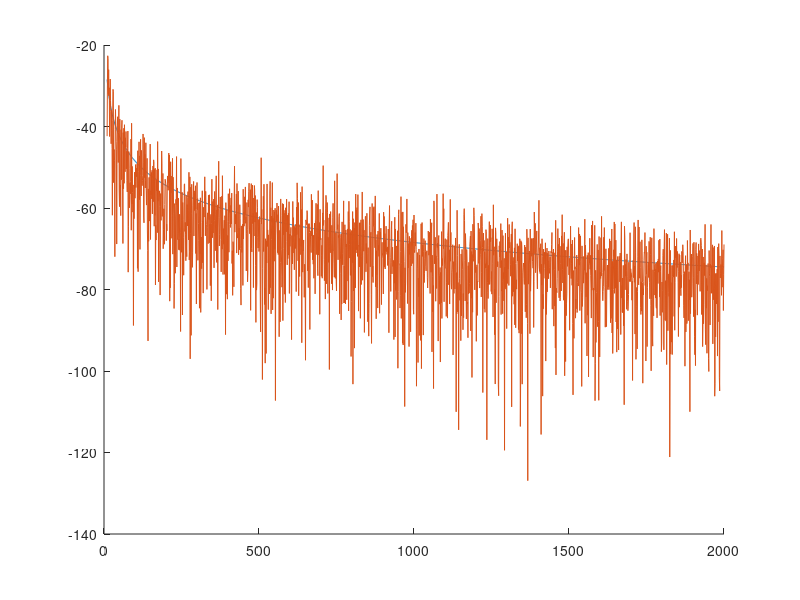

MATLAB code to generate this figure:

Pt=1;
Gt=100;
Gr=10;
f=2*10^9;
lambda=(3*10^8)/(f);
ha_sf_lf=[];
ha_sf=[];
ha=[];
for d=10:2000
 Lsf=randn(1,1);
 normal_forlog=(sqrt(2.511)*randn(1,1)); %%%normal
 Llf=10^(normal_forlog/10); %%%% 10^(4/10)=2.511
ha=[ha (Pt*Gt*Gr*lambda^2)/(4*pi*d)^2];
ha_sf=[ha_sf (abs(Lsf)^2*Pt*Gt*Gr*lambda^2)/(4*pi*d)^2];
ha_sf_lf=[ha_sf_lf (abs(Llf)^2*abs(Lsf)^2*Pt*Gt*Gr*lambda^2)/(4*pi*d)^2];

end
d=10:2000;

hold all

plot(d, 10*log10(ha))
% plot(d, 10*log10(ha_sf))
 plot(d, 10*log10(ha_sf_lf))

